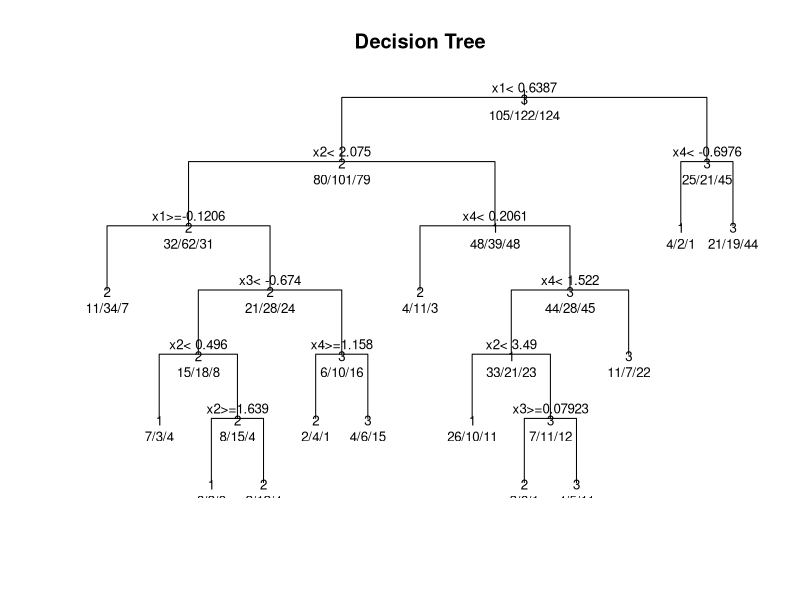
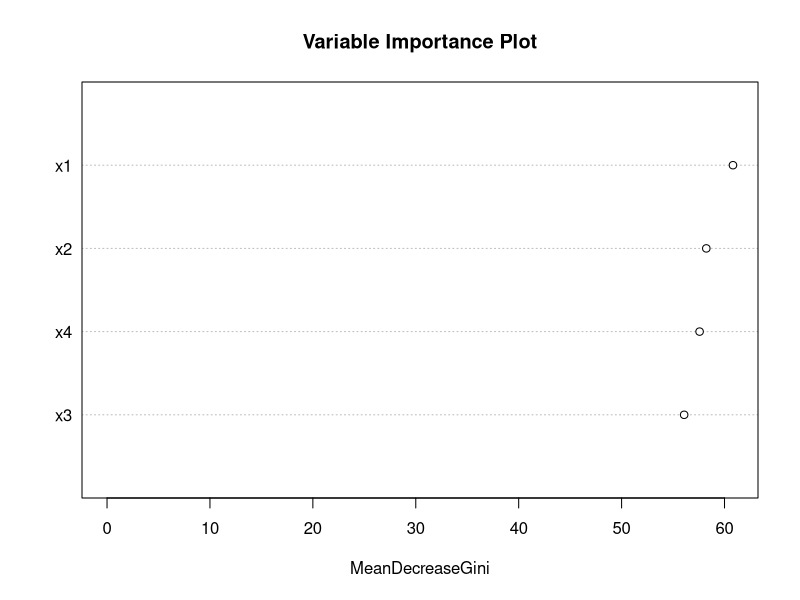

Write the R code that produced these figures, in order.
## ---- chunk 1
# Load required packages
library(rpart)        # For decision trees
library(randomForest) # For random forest
library(caret)        # For model evaluation
library(ggplot2)      # For visualization
## ---- chunk 2
# Set random seed using roll number
set.seed(17)

# Generate 4 continuous predictor variables
x1 <- rnorm(500, mean = 0, sd = 1)  # Normal distribution with mean 0, sd 1
x2 <- rnorm(500, mean = 2, sd = 2)  # Normal distribution with mean 2, sd 2
x3 <- rnorm(500, mean = -1, sd = 1.5)  # Normal distribution with mean -1, sd 1.5
x4 <- rnorm(500, mean = 1, sd = 1)  # Normal distribution with mean 1, sd 1

# Generate categorical response variable (1,2,3)
y <- factor(sample(1:3, 500, replace = TRUE, prob = c(0.3, 0.3, 0.4)))

# Create data frame
data <- data.frame(
  x1 = x1,
  x2 = x2,
  x3 = x3,
  x4 = x4,
  response = y
)
# Split data into training (70%) and testing (30%) sets
set.seed(17)  # For reproducibility of split
ind<-sample(2, nrow(data), prob=c(0.7,0.3), replace = T)
train_data <- data[ind==1, ]
test_data <- data[ind==2, ]
## ---- chunk 3
# Fit decision tree model
tree_model <- rpart(response ~ ., data = train_data, method = "class")

# Plot decision tree
plot(tree_model, uniform = TRUE, main = "Decision Tree")
text(tree_model, use.n = TRUE, all = TRUE, cex = 0.8)

# Make predictions on test set
tree_pred <- predict(tree_model, test_data, type = "class")

# Calculate confusion matrix and accuracy metrics
tree_cm <- confusionMatrix(tree_pred, test_data$response)

# Print results
print("Decision Tree Model Results:")
print(tree_cm)
## ---- chunk 4
# Fit random forest model
rf_model <- randomForest(response ~ ., data = train_data, ntree = 500)

# Make predictions on test set
rf_pred <- predict(rf_model, test_data)

# Calculate confusion matrix and accuracy metrics
rf_cm <- confusionMatrix(rf_pred, test_data$response)

# Print results
print("Random Forest Model Results:")
print(rf_cm)

# Plot variable importance
varImpPlot(rf_model, main = "Variable Importance Plot")
## ---- chunk 5
# Create comparison table
comparison <- data.frame(
  Model = c("Decision Tree", "Random Forest"),
  Accuracy = c(tree_cm$overall["Accuracy"], rf_cm$overall["Accuracy"]),
  Kappa = c(tree_cm$overall["Kappa"], rf_cm$overall["Kappa"])
)

# Print comparison
print("Model Comparison:")
print(comparison)
